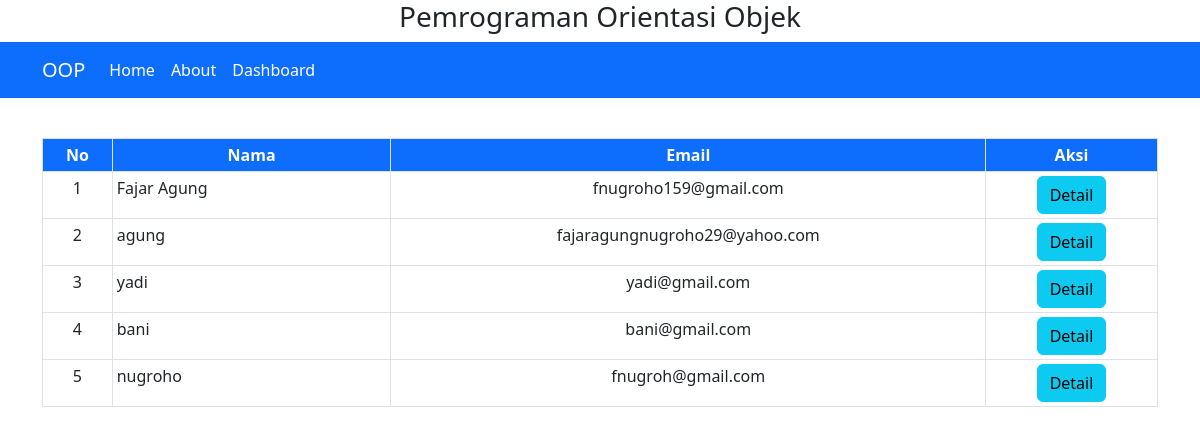
The page / on the database its author committed.
### tables this page shows
CREATE TABLE `contact` (
  `id` int(11) NOT NULL,
  `nama` varchar(100) NOT NULL,
  `email` varchar(100) NOT NULL,
  `alamat` varchar(200) NOT NULL,
  `nomor_hp` varchar(100) NOT NULL
);

### halaman/action.php (called while the page is built, shortened)
<?php
class Aksi
{
  private $servername = "localhost";
  private $username = "root";
  private $password = "";
  private $dbname = "crud";
  protected $conn;
  function __construct()
  {
    if (!isset($this->conn)) {
      $this->conn = new mysqli(
        $this->servername,
        $this->username,
        $this->password,
        $this->dbname
      );
    }
    return $this->conn;
  }
  public function fetch()
  {
    $data = null;
    $query = "SELECT * FROM contact";
    if ($sql = $this->conn->query($query)) {
      while ($row = mysqli_fetch_assoc($sql)) {
        $data[] = $row;
      }
    }
    return $data;
  }
}

### halaman/home.php (the view)
<div class="container">
  <div class="table-responsive">
    <table class="table table-bordered table-hover table-sm">
      <br>
      <thead class="bg-primary text-white">
        <tr>
          <th class="text-center">No</th>
          <th class="text-center" width="25%">Nama</th>
          <th class="text-center">Email</th>
          <th class="text-center">Aksi</th>
        </tr>
      </thead>
      <tbody>
        <?php
        include 'action.php';
        $aksi = new Aksi();
        $rows = $aksi->fetch();
        $i = 1;
        if (!empty($rows)) {
          foreach ($rows as $row) {
        ?>
            <tr>
              <td class="text-center"><?php echo $i++; ?></td>
              <td><?php echo $row['nama']; ?></td>
              <td class="text-center"><?php echo $row['email']; ?></td>
              <td class="text-center"><a class="btn btn-info " href="?page=detail&id=<?php echo $row['id']; ?>" role="button">Detail</a>
              </td>
            </tr>
        <?php
          }
        } else {
          echo "No data";
        }
        ?>
      </tbody>
    </table>
  </div>

### rows shown on the page
contact: nama "Fajar Agung", email "fnugroho159@gmail.com"
contact: nama "agung", email "fajaragungnugroho29@yahoo.com"
contact: nama "yadi", email "yadi@gmail.com"
contact: nama "bani", email "bani@gmail.com"
contact: nama "nugroho", email "fnugroh@gmail.com"
